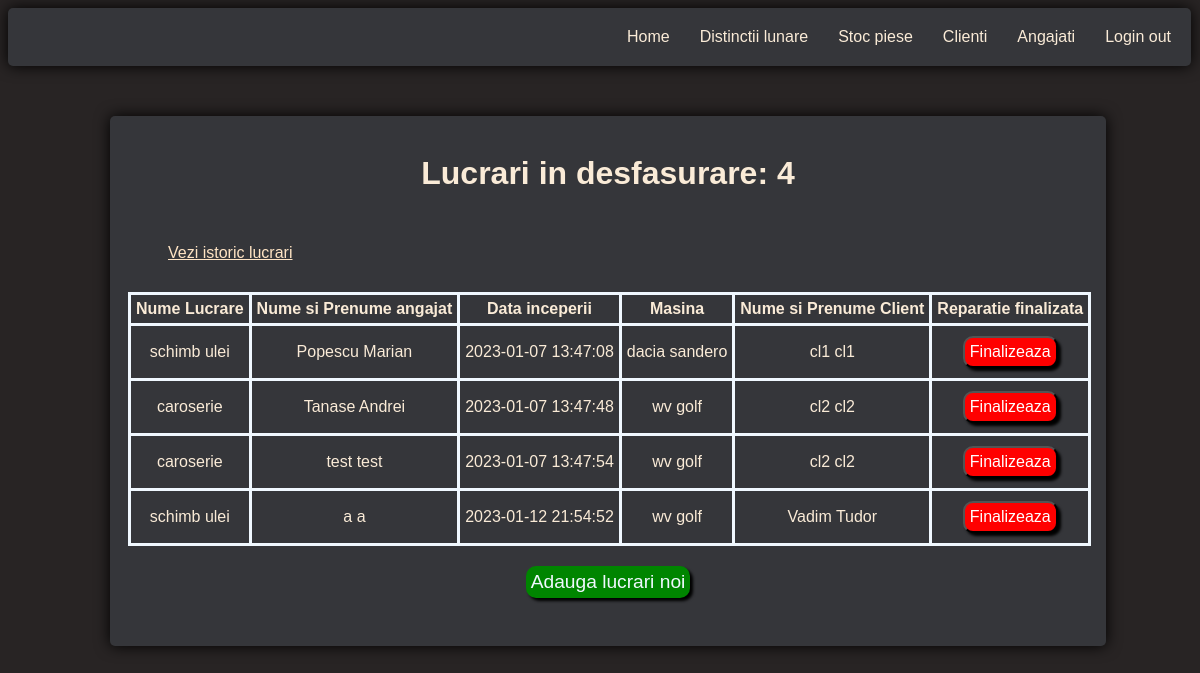
Screenshot of /main.php with the database file from the repository.
### tables this page shows
CREATE TABLE `works_performed` (
  `WorkID` int(11) NOT NULL,
  `ServiceID` int(11) NOT NULL,
  `EmployeeID` int(11) DEFAULT NULL,
  `CarID` int(11) DEFAULT NULL,
  `Date_started` datetime NOT NULL DEFAULT current_timestamp(),
  `Duration` int(11) DEFAULT NULL,
  `Finished` tinyint(1) DEFAULT 0
);

CREATE TABLE `services` (
  `ServiceID` int(11) NOT NULL,
  `Name` varchar(255) NOT NULL,
  `Specialization_needed` varchar(255) NOT NULL,
  `No_hours` int(11) NOT NULL,
  `Cost` decimal(7,2) NOT NULL
);

### main.php (the view, shortened to what this page needs)
<?php include 'header.php' ?>
<?php
$conn = mysqli_connect('localhost', 'car_service_admin', '1234', 'service');
if (!$conn) {
    echo 'Connection error: ' . mysqli_connect_error();
} else {
    $sql = "SELECT WP.WorkID AS WorkID,
            S.Name,
            CONCAT(E.First_name,' ',E.Last_name) AS employee_full,
            WP.Date_started,
            CONCAT(M.Producer_name,' ' ,M.Model_name) AS car_full,
            CONCAT(cl.First_name ,' ', cl.Last_name) as client_full
            FROM `works_performed` WP
            JOIN services S on S.ServiceID = WP.ServiceID
            JOIN employees E ON E.EmployeeID = WP.EmployeeID
            JOIN cars C ON C.CarID = WP.CarID
            JOIN clients CL ON CL.ClientID = C.ClientID
            JOIN models M on M.ModelID = C.ModelID
            WHERE WP.Finished = 0 AND E.Is_free = 0
            ORDER BY WP.Date_started;";
    $result = mysqli_query($conn, $sql);
    $current_works = mysqli_fetch_all($result, MYSQLI_ASSOC);
    $sql = 'SELECT COUNT(*) FROM `works_performed`
            WHERE Finished = 0;';
    $result = mysqli_query($conn, $sql);
    $number_of_current_works = mysqli_fetch_array($result);
}
?>
<div class='main_container'>
    <h1>Lucrari in desfasurare: <?php echo $number_of_current_works[0] ?></h1>
    <div style= "margin: 10px;">
        <a style='color:bisque;float:left;margin:25px;padding:5px' href='works_archive.php'>Vezi istoric lucrari</a>
    </div>
    <form action="main.php" method="get" id='main_form'>
        <table>
            <tr>
                <th>Nume Lucrare</th>
                <th>Nume si Prenume angajat</th>
                <th>Data inceperii</th>
                <th>Masina</th>
                <th>Nume si Prenume Client</th>
                <th>Reparatie finalizata</th>
            </tr>
            <?php
            foreach ($current_works as $current_work) {
            ?>
                <tr>
                    <td><?php echo $current_work['Name']; ?></td>
                    <td><?php echo $current_work['employee_full'] ?></td>
                    <td><?php echo $current_work['Date_started']; ?></td>
                    <td><?php echo $current_work['car_full']; ?></td>
                    <td><?php echo $current_work['client_full']; ?></td>
                    <td><button type='submit' form="main_form" class="table_button" name='finish' value=<?php echo $current_work['WorkID']; ?>>Finalizeaza</button></td>
                </tr>
            <?php
            }
            ?>
        </table>
    </form>
    <div class="container_add_works">
        <a href="insert_works.php">Adauga lucrari noi</a>
    </div>
</div>
</body>

### styles.css (style rules this page uses)
body { font-family: Verdana, sans-serif; background-color: #282424; height: 100%; width: 100%; overflow: y-scroll; }
.container_add_works { margin: 10px; }
.container_add_works a { position: relative; background-color: #008500; margin-top: 10px; font-size: larger; color: aliceblue; padding: 5px; border-radius: 10px; box-shadow: 3px 3px 3px black; text-decoration: none; margin-bottom: 20px; -webkit-appearance: button; -moz-appearance: button; appearance: button; }
.table_button { background-color: red; border-radius: 10px; color: white; padding: 5px; text-align: center; box-shadow: 3px 3px 3px black; font-size: medium; margin: 5px 0px 5px 0px; }
.main_container { width: 80%; height: 100%; margin-top: 50px; position: relative; left: 50%; transform: translate(-50%, 0%); overflow: auto; white-space: nowrap; padding: 18px; background-color: #35363a; border-radius: 5px; text-align: center; box-shadow: 0px 0px 15px rgb(0, 0, 0); color: antiquewhite }
h1 { color: antiquewhite; text-align: center; }
table, th, td { border: 3px solid black; border-collapse: collapse; border-color: aliceblue; border-radius: 10px; border-spacing: 5px; padding: 5px; width: auto; height: 100%; color: antiquewhite; font-size: normal; text-align: center; margin-left: auto; margin-right: auto; }

### rows the page displays
works_performed: ServiceID.Name "schimb ulei", employee_full "Popescu Marian", Date_started "2023-01-07 13:47:08", car_full "dacia sandero", client_full "cl1 cl1", $current_work['WorkID'] 161 (drawn)
works_performed: ServiceID.Name "caroserie", employee_full "Tanase Andrei", Date_started "2023-01-07 13:47:48", car_full "wv golf", client_full "cl2 cl2", $current_work['WorkID'] 162 (drawn)
works_performed: ServiceID.Name "caroserie", employee_full "test test", Date_started "2023-01-07 13:47:54", car_full "wv golf", client_full "cl2 cl2", $current_work['WorkID'] 163 (drawn)
works_performed: ServiceID.Name "schimb ulei", employee_full "a a", Date_started "2023-01-12 21:54:52", car_full "wv golf", client_full "Vadim Tudor", $current_work['WorkID'] 164 (drawn)

### other values shown
$number_of_current_works[0] "4"
